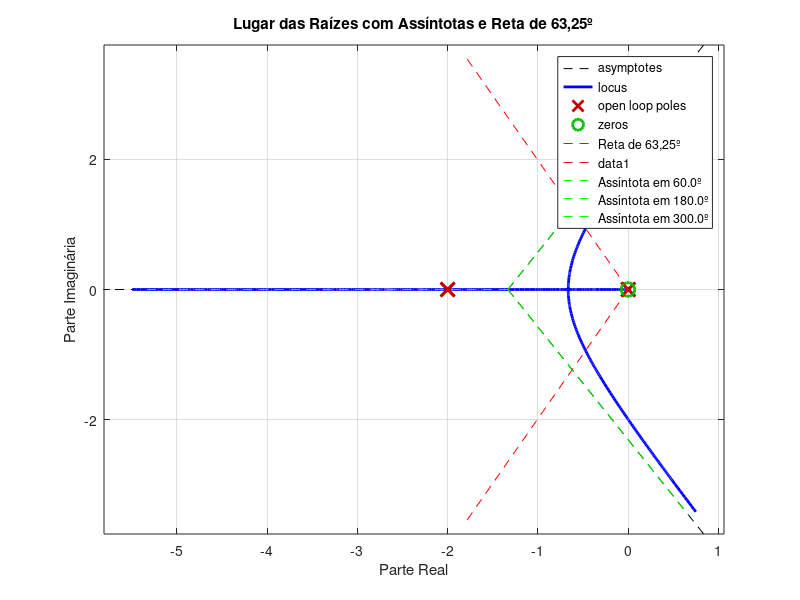
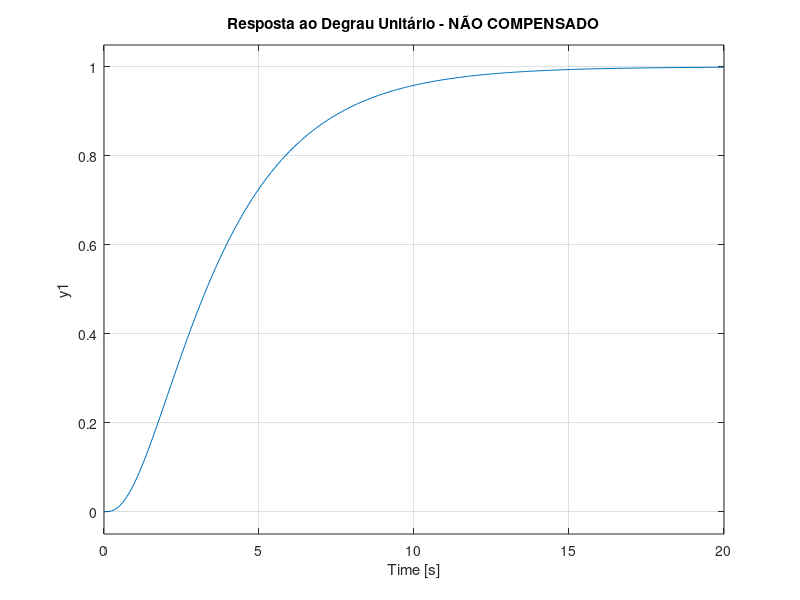
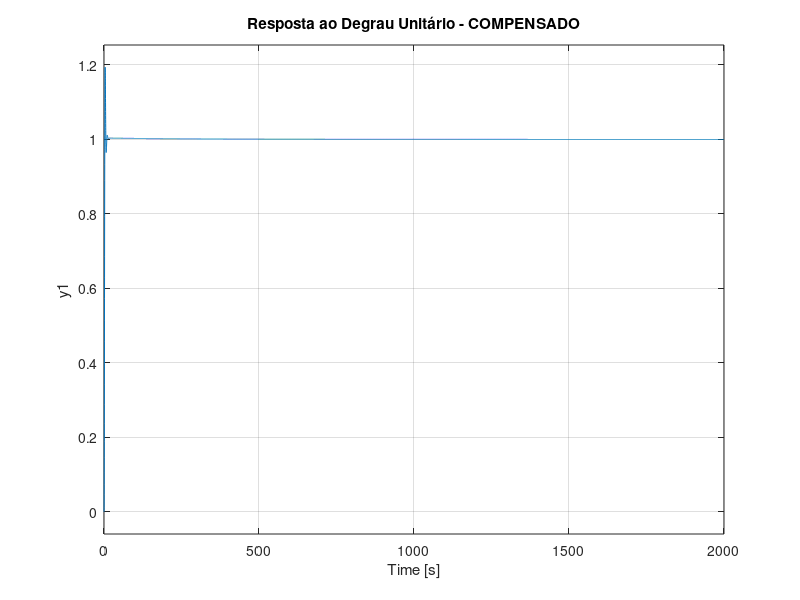

Write the MATLAB code that produced these figures, in order.
% Definindo a função de transferência do sistema
numerador = [1];
denominador = [1, 4, 4, 0];
sistema = tf(numerador, denominador);

% Definir a função de transferência do compensador
num_compensador = [3.36, 0.010752];  % Numerador da função de transferência do compensador
den_compensador = [1, 0.0001];  % Denominador da função de transferência do compensador
compensador = tf(num_compensador, den_compensador);

% Multiplicar a função de transferência do compensador pela do sistema
sistema_compensado = compensador * sistema;

% Ângulo da reta auxiliar para sobressinal de 20%
theta = deg2rad(63.25);  % Ângulo de 63,25º em radianos

% Cálculo dos pólos e zeros
poles = pole(sistema);
zeros = zero(sistema);

% Número de pólos e zeros
n_polos = length(poles);
n_zeros = length(zeros);

% Cálculo do centroide e ângulos das assíntotas
centroide = (sum(poles) - sum(zeros)) / (n_polos - n_zeros);
angulos_assintotas = deg2rad(180 * (2 * (0:(n_polos - n_zeros - 1)) + 1) / (n_polos - n_zeros));

% Plot do Lugar das Raízes com as assíntotas e reta auxiliar
figure;
rlocus(sistema_compensado);
grid on;
hold on;

% Valor real máximo para extender a reta e assíntotas
max_real = max(abs(real(poles))) * 2;  % Ajuste para garantir a visualização das assíntotas

% Adiciona a reta de 63,25º ao gráfico
plot([0, -max_real * cos(theta)], [0, max_real * sin(theta)], 'r--', 'DisplayName', 'Reta de 63,25º');
plot([0, -max_real * cos(theta)], [0, -max_real * sin(theta)], 'r--');

% Plot das assíntotas
for k = 1:length(angulos_assintotas)
    angle = angulos_assintotas(k);
    plot([real(centroide), real(centroide) + max_real * cos(angle)], ...
         [imag(centroide), imag(centroide) + max_real * sin(angle)], ...
         'g--', 'DisplayName', sprintf('Assíntota em %.1fº', rad2deg(angle)));
end

title('Lugar das Raízes com Assíntotas e Reta de 63,25º');
xlabel('Parte Real');
ylabel('Parte Imaginária');
legend('show');
hold off;

% Exibe o centroide das assíntotas
disp(['Centroide das assíntotas: ', num2str(real(centroide), '%.2f')]);

FTMF1 = feedback(sistema,1);
% Resposta ao degrau unitário
figure;
step(FTMF1);  % Plota a resposta ao degrau unitário
title('Resposta ao Degrau Unitário - NÃO COMPENSADO');
grid on;


FTMF = feedback(sistema_compensado,1);
% Resposta ao degrau unitário
figure;
step(FTMF);  % Plota a resposta ao degrau unitário
title('Resposta ao Degrau Unitário - COMPENSADO');
grid on;
